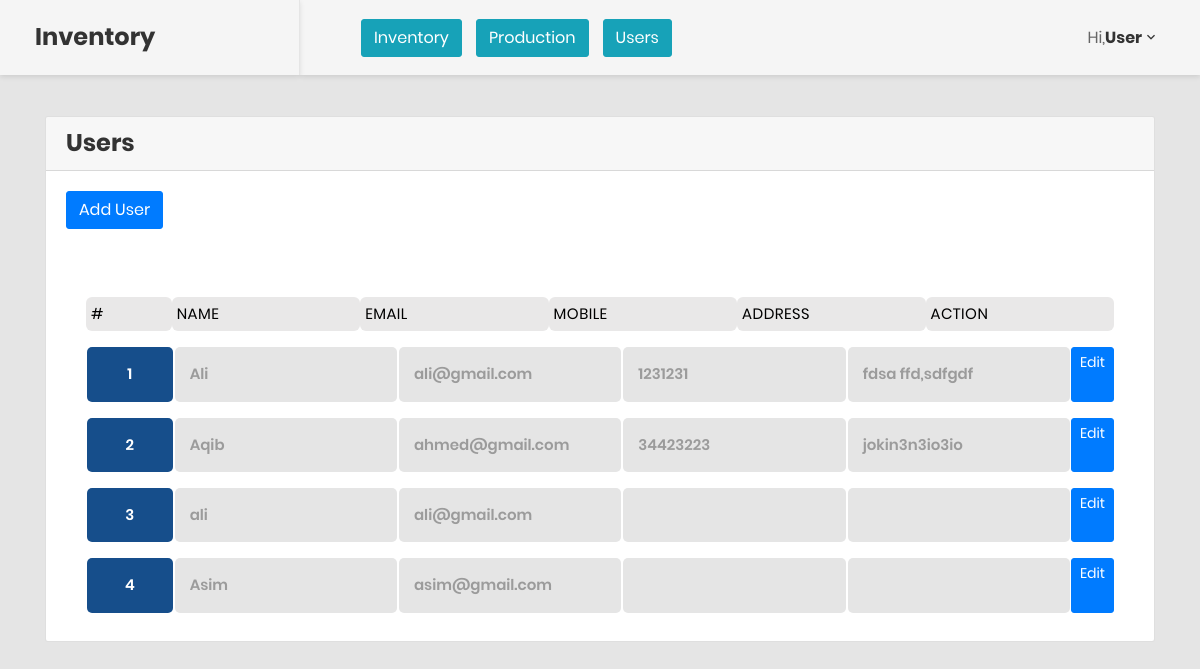
/users.php (signed in), run on the app's committed database.
### tables this page shows
CREATE TABLE `users` (
  `id` int(11) NOT NULL,
  `name` varchar(255) NOT NULL,
  `email` varchar(255) NOT NULL,
  `password` varchar(255) NOT NULL,
  `mobile_number` varchar(255) NOT NULL,
  `address` varchar(255) NOT NULL,
  `role` varchar(255) NOT NULL
);

### users.php (the view)
<?php include('list.php');
$select = 'SELECT * FROM `users` WHERE `role` != "admin"';
$result = mysqli_query($conn,$select);
?>
<div class="card-header">
	<h3>Users</h3>
</div>
<div class="card-body">
	<a href="add-user.php" class="btn btn-primary">Add User</a>
</div>
<div class="card-body">
	<div class="details-container">
		<ul class="responsive-table">
			<li class="table-header">
				<div class="col col-1" data-label="#">#</div>
				<div class="col">Name</div>
				<div class="col">Email</div>
				<div class="col">Mobile</div>
				<div class="col">Address</div>
				<div class="col" colspan="2">Action</div>
			</li>
			<?php $n =1;?>
			<?php while ($value = mysqli_fetch_assoc($result)) { ?>
				<li class="table-row">
					<div class="col col-1" data-label="#"><?= $n++ ?></div>
					<div class="col" data-label="Name-"><?= $value['name'] ?></div>
					<div class="col" data-label="Category-"><?= $value['email'] ?></div>
					<div class="col" data-label="Qty after Shortage-"><?= $value['mobile_number'] ?></div>
					<div class="col" data-label="Shortage-"><?= $value['address'] ?></div>
					<div class="btn-group" role="group">
						<a href="user-edit.php?id=<?php echo $value['id']?>" class="btn btn-sm btn-primary">Edit</a>
					</div>
				</li>
			<?php } ?>
		</ul>
	</div>
</div>
<?php
include('index-end.php');
?>

### data on the page
users: name "Ali", email "ali@gmail.com", mobile_number "1231231", address "fdsa ffd,sdfgdf"
users: name "Aqib", email "ahmed@gmail.com", mobile_number "34423223", address "jokin3n3io3io"
users: name "ali", email "ali@gmail.com"
users: name "Asim", email "asim@gmail.com"

### other printed values
$_SESSION['user_name'] "User"
